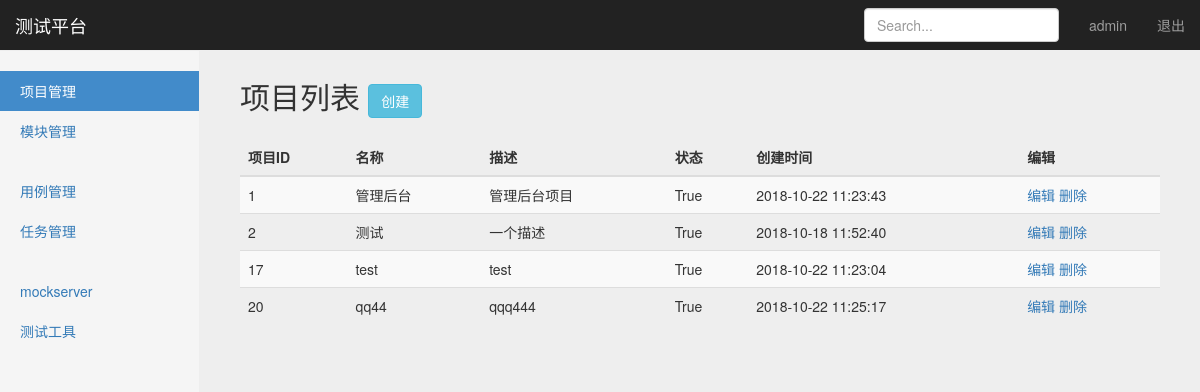
Page /manage/project_manage/ (signed in) on the earlier database version.
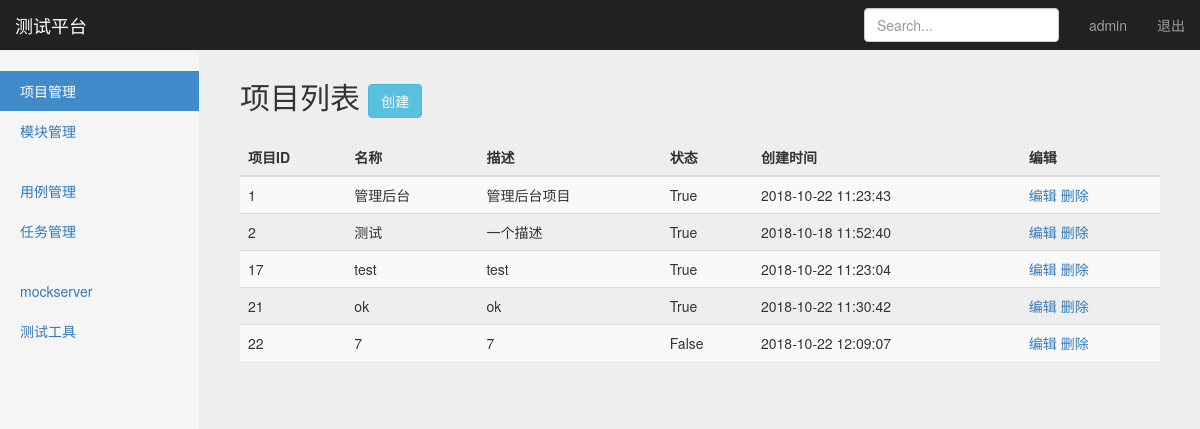
Same page on the later database version.
### projects_app/models.py (models this page shows, shortened)
class Project(models.Model):
    name = models.CharField("名称", max_length=100, blank=False, default="")
    description = models.TextField("描述", default="")
    status = models.BooleanField("状态", default=True)
    create_time = models.DateTimeField("创建时间", auto_now=True)

### projects_app/views/Project_views.py (the view)
# urls.py: path('project_manage/', Project_views.project_manage),
@login_required
def project_manage(request):
    username = request.session.get('now_user', '')
    All_Project = Project.objects.all()
    return render(request, 'project_manage.html',
                  {
                      "user": username,
                      "projects": All_Project,  # 传project
                      "type": "list",
                  })

### templates/project_manage.html (shortened to what this page needs)
{% extends "base.html" %}
{% block content %}
    <nav class="navbar navbar-inverse navbar-fixed-top">
      <div class="container-fluid">
        <div class="navbar-header">
          <a class="navbar-brand" href="#">测试平台</a>
        </div>
        <div id="navbar" class="navbar-collapse collapse">
          <ul class="nav navbar-nav navbar-right">
            <li><a href="#">{{user}}</a></li>
            <li><a href="/logout/">退出</a></li>
          </ul>
          <form class="navbar-form navbar-right">
            <input type="text" class="form-control" placeholder="Search...">
          </form>
        </div>
      </div>
    </nav>
    <div class="container-fluid">
        <div class="row">
            <div class="col-sm-3 col-md-2 sidebar">
                <ul class="nav nav-sidebar">
                    <li class="active"><a href="/manage/project_manage/">项目管理</a></li>
                    <li><a href="/manage/module_manage/">模块管理</a></li>
                </ul>
                <ul class="nav nav-sidebar">
                    <li><a href="">用例管理</a></li>
                    <li><a href="">任务管理</a></li>
                </ul>
                <ul class="nav nav-sidebar">
                    <li><a href="">mockserver</a></li>
                    <li><a href="">测试工具</a></li>
                </ul>
            </div>
          {% if type == 'list' %}
          <div class="col-sm-9 col-sm-offset-3 col-md-10 col-md-offset-2 main">
          <h2 class="sub-header">项目列表
          <button type="button" class="btn btn-info"
                    style=body {
                      padding: 50px
                      }
                    onclick="window.location.href='/manage/project_add/'">创建</button>
          </h2>
          <div class="table-responsive">
            <table class="table table-striped">
              <thead>
                <tr>
                  <th>项目ID</th>
                  <th>名称</th>
                  <th>描述</th>
                  <th>状态</th>
                  <th>创建时间</th>
                  <th>编辑</th>
                </tr>
              </thead>
              <tbody>
                {% for project in projects %}
                <tr>
                  <td>{{project.id}}</td>
                  <td>{{project.name}}</td>
                  <td>{{project.description}}</td>
                  <td>{{project.status}}</td>
                  <td>{{project.create_time | date:"Y-m-d H:i:s" }}</td>
                  <td>
                    <a href="/manage/project_edit/{{project.id}}/">编辑</a>
                    <a href="/manage/project_delete/{{project.id}}/">删除</a>
                  </td>
                </tr>
              {% endfor %}
              </tbody>
            </table>
          </div>
        </div>
          {% endif %}
      </div>
    </div>
{% endblock %}

### templates/base.html (shortened to what this page needs)
<!DOCTYPE html>
<html lang="zh-CN">
  <head>
      {% load static %}
      {% load static %}
      <link rel="stylesheet" href="{% static 'css/bootstrap.min.css' %}">
      <link rel="stylesheet" href="{% static 'css/dashboard.css' %}">
      <link rel="stylesheet"  href="{% static 'css/signin.css' %}">
  </head>
  <body>
    {% block content %}
    {% endblock %}
  </body>
</html>

### static/css/dashboard.css (style rules this page uses)
body { padding-top: 50px; }
.sub-header { padding-bottom: 10px; border-bottom: 1px solid #eee; }
.navbar-fixed-top { border: 0; }
.sidebar { display: none; }
@media (min-width: 768px) { .sidebar { position: fixed; top: 51px; bottom: 0; left: 0; z-index: 1000; display: block; padding: 20px; overflow-x: hidden; overflow-y: auto; background-color: #f5f5f5; border-right: 1px solid #eee; } }
.nav-sidebar { margin-right: -21px; margin-bottom: 20px; margin-left: -20px; }
.nav-sidebar > li > a { padding-right: 20px; padding-left: 20px; }
.nav-sidebar > .active > a, .nav-sidebar > .active > a:hover, .nav-sidebar > .active > a:focus { color: #fff; background-color: #428bca; }
.main { padding: 20px; }
@media (min-width: 768px) { .main { padding-right: 40px; padding-left: 40px; } }

### static/css/signin.css (style rules this page uses)
body { padding-top: 40px; padding-bottom: 40px; background-color: #eee; }

Differences in the rows shown:
removed Project: id "20", name "qq44", description "qqq444", status "True", create_time "2018-10-22 11:25:17"
added Project: id "21", name "ok", description "ok", status "True", create_time "2018-10-22 11:30:42"
added Project: id "22", name "7", description "7", status "False", create_time "2018-10-22 12:09:07"
